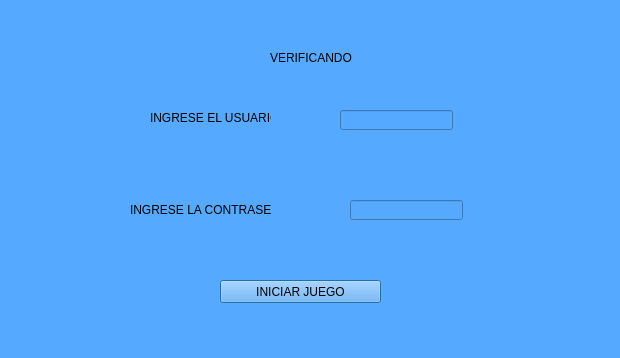
<?xml version="1.0" encoding="UTF-8"?>
<ui version="4.0">
 <class>Verificar</class>
 <widget class="QDialog" name="Verificar">
  <property name="geometry">
   <rect>
    <x>0</x>
    <y>0</y>
    <width>620</width>
    <height>358</height>
   </rect>
  </property>
  <property name="windowTitle">
   <string>Dialog</string>
  </property>
  <property name="styleSheet">
   <string notr="true">background-color: rgb(0, 255, 255);
background-color: rgb(85, 170, 255);</string>
  </property>
  <widget class="QLabel" name="label">
   <property name="geometry">
    <rect>
     <x>150</x>
     <y>110</y>
     <width>121</width>
     <height>16</height>
    </rect>
   </property>
   <property name="text">
    <string>INGRESE EL USUARIO</string>
   </property>
  </widget>
  <widget class="QLabel" name="label_2">
   <property name="geometry">
    <rect>
     <x>130</x>
     <y>200</y>
     <width>141</width>
     <height>20</height>
    </rect>
   </property>
   <property name="text">
    <string>INGRESE LA CONTRASEÑA</string>
   </property>
  </widget>
  <widget class="QLineEdit" name="USUARIO">
   <property name="geometry">
    <rect>
     <x>340</x>
     <y>110</y>
     <width>113</width>
     <height>20</height>
    </rect>
   </property>
  </widget>
  <widget class="QLineEdit" name="CONTRASENA">
   <property name="geometry">
    <rect>
     <x>350</x>
     <y>200</y>
     <width>113</width>
     <height>20</height>
    </rect>
   </property>
  </widget>
  <widget class="QLabel" name="label_3">
   <property name="geometry">
    <rect>
     <x>270</x>
     <y>50</y>
     <width>171</width>
     <height>16</height>
    </rect>
   </property>
   <property name="text">
    <string>VERIFICANDO</string>
   </property>
  </widget>
  <widget class="QPushButton" name="pushButton">
   <property name="geometry">
    <rect>
     <x>220</x>
     <y>280</y>
     <width>161</width>
     <height>23</height>
    </rect>
   </property>
   <property name="text">
    <string>INICIAR JUEGO</string>
   </property>
  </widget>
 </widget>
 <resources/>
 <connections/>
</ui>
